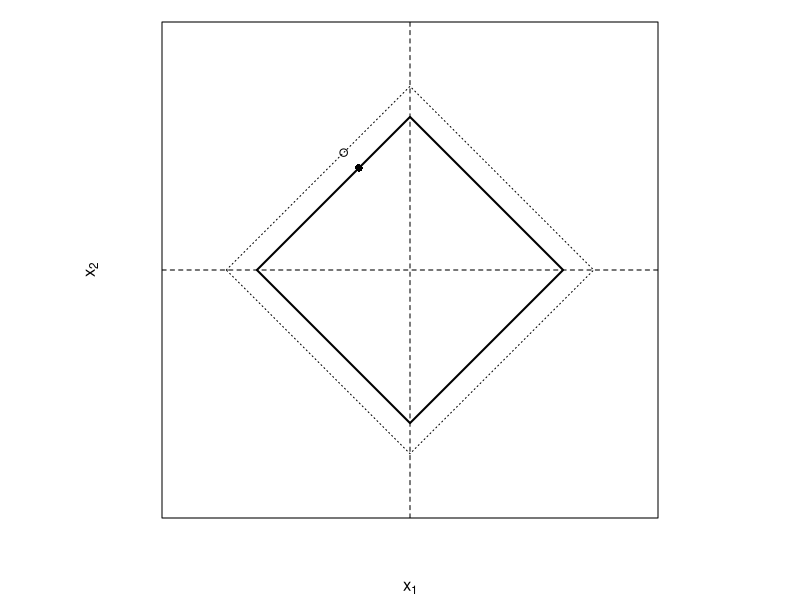
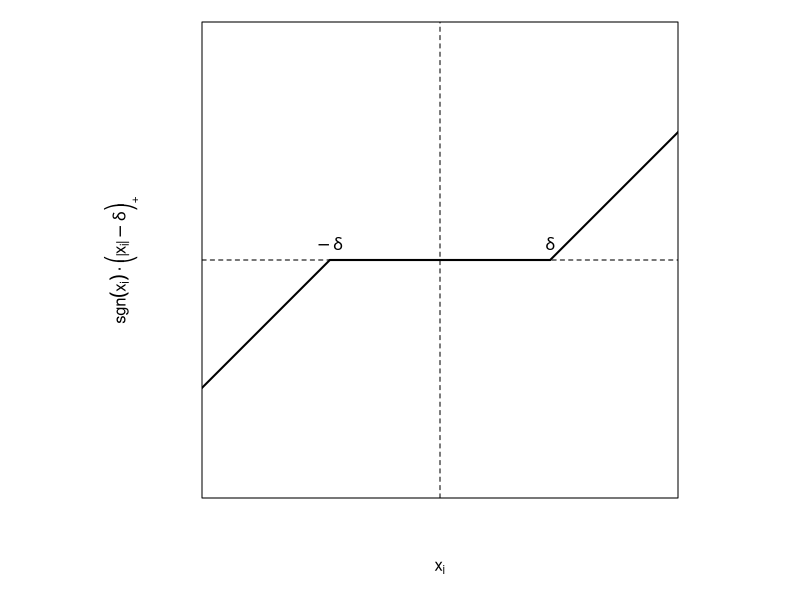

The R source for these figures, in order:
## ---- chunk 1
knitr::opts_chunk$set(echo = FALSE)
## ---- chunk 2
par(mar = c(4,2,1,1) + 0.1, pty = "s")
plot(c(-4.5,4.5), c(-4.5,4.5), type = "n", xaxt = "n", yaxt = "n", xlab = expression(x[1]), ylab = expression(x[2]))
abline(h = 0, lty = 2)
abline(v = 0, lty = 2)
lines(c(-3,0,3,0,-3),c(0,3,0,-3,0), lwd = 2)
lines(c(-3.6,0,3.6,0,-3.6),c(0,3.6,0,-3.6,0), lty = 3)
points(c(-1,-1.3),c(2,2.3),pch=c(16,1))
# text()
## ---- chunk 3
par(mar = c(5,5,1,1) + 0.1, pty = "s")
plot(c(-5,5), c(-5,5), type = "n", xaxt = "n", yaxt = "n", xlab = expression(x[i]), ylab = expression(sgn(x[i])%.%bgroup("(",list(abs(x[i])-italic(delta)),")")["+"]))
abline(h = 0, lty = 2)
abline(v = 0, lty = 2)
lines(c(-7.5, -2.5), c(-5, 0), lwd = 2)
lines(c(2.5, 7.5), c(0, 5), lwd = 2)
lines(c(-2.5, 2.5), c(0, 0), lwd = 2)
text(x = -2.5, y = 0, labels = expression(-italic(delta)), pos = 3)
text(x = 2.5, y = 0, labels = expression(italic(delta)), pos = 3)
